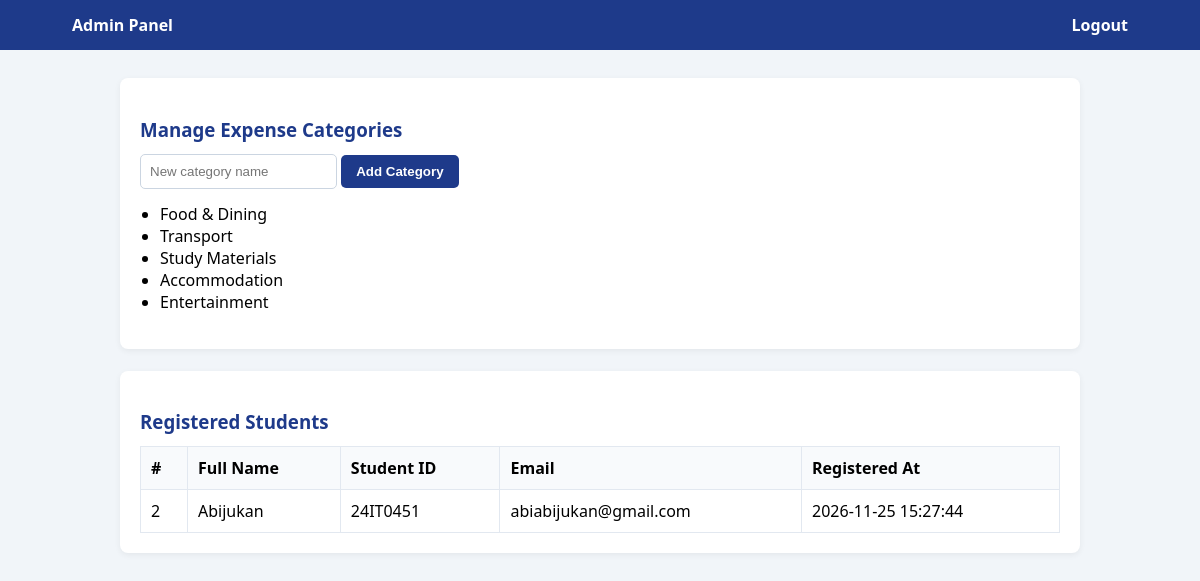
/admin.php (signed in), run on the app's committed database.
### tables this page shows
CREATE TABLE `categories` (
  `id` int(11) NOT NULL,
  `name` varchar(100) NOT NULL
);

CREATE TABLE `users` (
  `id` int(11) NOT NULL,
  `full_name` varchar(100) NOT NULL,
  `student_id` varchar(50) DEFAULT NULL,
  `email` varchar(100) NOT NULL,
  `password` varchar(255) NOT NULL,
  `role` enum('student','admin') DEFAULT 'student',
  `created_at` timestamp NULL DEFAULT current_timestamp()
);

### admin.php (the view, shortened to what this page needs)
<?php
include "db.php";
$cats = $conn->query("SELECT id, name FROM categories ORDER BY id ASC");
$students = $conn->query("SELECT id, full_name, student_id, email, created_at FROM users WHERE role = 'student' ORDER BY id DESC");
?>
<!DOCTYPE html>
<html lang="en">
<head>
</head>
<body>
<header>
    <div><strong>Admin Panel</strong></div>
    <a href="logout.php">Logout</a>
</header>
<div class="wrap">
    <div class="card">
        <h3>Manage Expense Categories</h3>
        <form method="POST">
            <input type="text" name="category_name" placeholder="New category name" required>
            <button type="submit">Add Category</button>
        </form>
        <ul style="margin-top:14px; padding-left:20px;">
            <?php while ($c = $cats->fetch_assoc()): ?>
                <li><?php echo htmlspecialchars($c["name"]); ?></li>
            <?php endwhile; ?>
        </ul>
    </div>
    <div class="card">
        <h3>Registered Students</h3>
        <table>
            <thead>
                <tr>
                    <th>#</th>
                    <th>Full Name</th>
                    <th>Student ID</th>
                    <th>Email</th>
                    <th>Registered At</th>
                </tr>
            </thead>
            <tbody>
                <?php if ($students->num_rows > 0): ?>
                    <?php while ($s = $students->fetch_assoc()): ?>
                        <tr>
                            <td><?php echo (int)$s["id"]; ?></td>
                            <td><?php echo htmlspecialchars($s["full_name"]); ?></td>
                            <td><?php echo htmlspecialchars($s["student_id"]); ?></td>
                            <td><?php echo htmlspecialchars($s["email"]); ?></td>
                            <td><?php echo htmlspecialchars($s["created_at"]); ?></td>
                        </tr>
                    <?php endwhile; ?>
                <?php else: ?>
                    <tr><td colspan="5" style="text-align:center; color:#64748b;">No registered students yet.</td></tr>
                <?php endif; ?>
            </tbody>
        </table>
    </div>
</div>
</body>
</html>

### admin.php (style rules this page uses)
body { font-family: 'Segoe UI', sans-serif; background: #f1f5f9; margin: 0; }
header { background: #1e3a8a; color: #fff; padding: 14px 6%; display: flex; justify-content: space-between; align-items: center; }
header a { color: #fff; text-decoration: none; font-weight: 600; }
.wrap { max-width: 960px; margin: 28px auto; padding: 0 20px; }
.card { background: #fff; padding: 20px; border-radius: 8px; box-shadow: 0 2px 6px rgba(0,0,0,0.06); margin-bottom: 22px; }
h3 { color: #1e3a8a; margin-bottom: 12px; }
input { padding: 9px; border: 1px solid #cbd5e1; border-radius: 5px; }
button { padding: 9px 15px; background: #1e3a8a; color: #fff; border: none; border-radius: 5px; font-weight: bold; cursor: pointer; }
table { width: 100%; border-collapse: collapse; margin-top: 10px; }
th, td { padding: 10px; border: 1px solid #e2e8f0; text-align: left; }
th { background: #f8fafc; }

### data on the page
categories: name "Food & Dining"
categories: name "Transport"
categories: name "Study Materials"
categories: name "Accommodation"
categories: name "Entertainment"
users: id "2", full_name "Abijukan", student "24IT0451", email "abiabijukan@gmail.com", created_at "2026-11-25 15:27:44"
